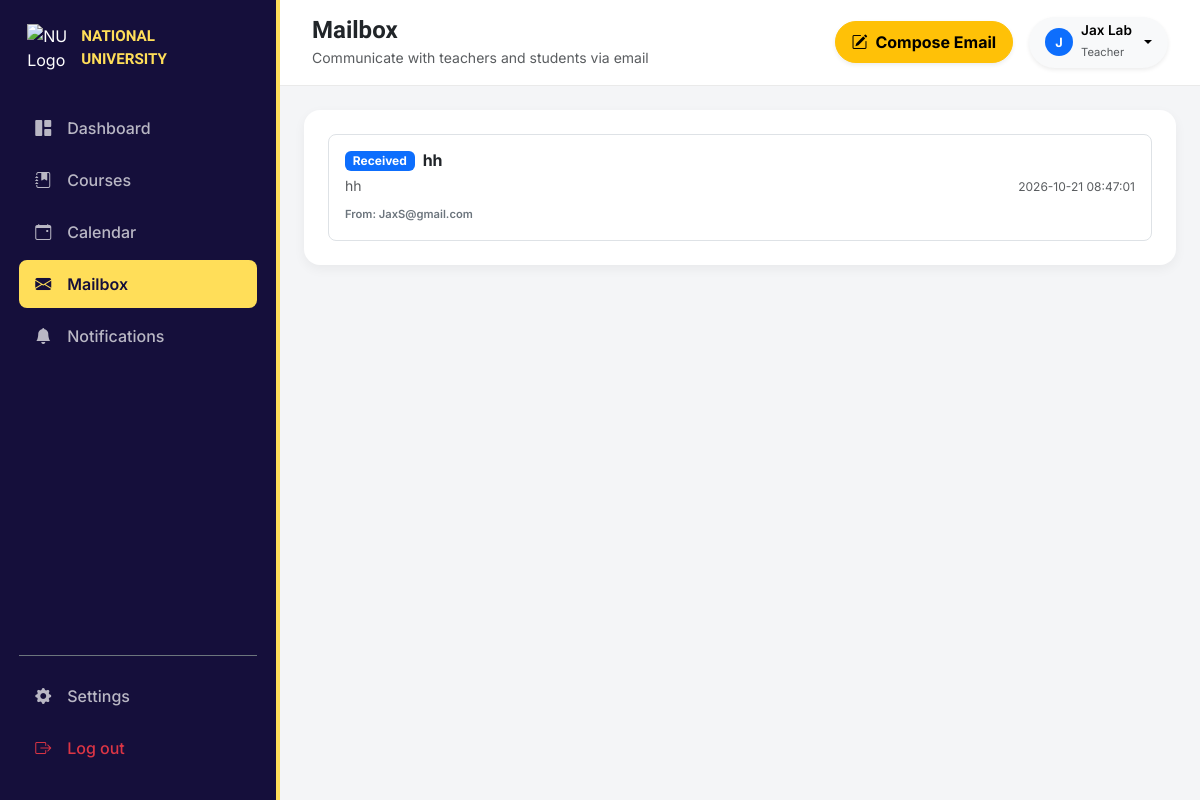
/mailbox (signed in), run on the app's committed database.
### tables this page shows
CREATE TABLE users (
                id INTEGER PRIMARY KEY AUTOINCREMENT,
                firstname TEXT NOT NULL,
                lastname TEXT NOT NULL,
                email TEXT UNIQUE NOT NULL,
                password_hash TEXT NOT NULL,
                salt TEXT NOT NULL,
                role TEXT NOT NULL,
                gender TEXT,
                created_at TIMESTAMP DEFAULT CURRENT_TIMESTAMP
            );

CREATE TABLE messages (
                id INTEGER PRIMARY KEY AUTOINCREMENT,
                sender_id INTEGER REFERENCES users(id) ON DELETE CASCADE,
                recipient_id INTEGER REFERENCES users(id) ON DELETE CASCADE,
                subject TEXT NOT NULL,
                body TEXT NOT NULL,
                sent_at TIMESTAMP DEFAULT CURRENT_TIMESTAMP,
                is_read INTEGER DEFAULT 0
            );

### app.py (the view)
@app.route("/mailbox.html")
@app.route("/mailbox")
def mailbox():
    if "user_id" not in session: return redirect(url_for("login"))
    user_id = session["user_id"]
    with closing(get_connection()) as conn:
        cursor = conn.cursor()
        cursor.execute("SELECT * FROM users WHERE id = ?", (user_id,))
        current_user = cursor.fetchone()
        cursor.execute("""
            SELECT m.*, u.email as sender_email FROM messages m
            JOIN users u ON m.sender_id = u.id
            WHERE m.recipient_id = ? OR m.sender_id = ? ORDER BY m.sent_at DESC
        """, (user_id, user_id))
        messages = cursor.fetchall()
    return render_template("mailbox.html", user=current_user, messages=messages)

### db_models.py (called while the page is built)
def get_connection():
    if DATABASE_URL:
        import psycopg2
        import psycopg2.extras
        conn = psycopg2.connect(DATABASE_URL, cursor_factory=psycopg2.extras.DictCursor)
        return PostgresConnectionWrapper(conn)
    else:
        conn = sqlite3.connect("lms_mock.db")
        conn.row_factory = sqlite3.Row
        return conn

### templates/mailbox.html (shortened to what this page needs)
<!DOCTYPE html>
<html lang="en">
<head>
    <link href="https://cdn.jsdelivr.net/npm/bootstrap@5.3.0/dist/css/bootstrap.min.css" rel="stylesheet">
    <link rel="stylesheet" href="https://cdn.jsdelivr.net/npm/bootstrap-icons@1.11.0/font/bootstrap-icons.css">
</head>
<body>
<div class="app-wrapper">
    <div class="sidebar" id="sidebarElement">
        <div>
            <div class="sidebar-brand">
                <img src="https://dboqplvzu03z6.cloudfront.net/web/production/assets/contact-us-28ccf43265607ced3608c2c88d671ec8dbd210613cbb4042c0de3085f8c554f7.webp" alt="NU Logo">
                <div class="brand-text">NATIONAL<br>UNIVERSITY</div>
            </div>
            <div class="nav flex-column">
                <a href="{{ url_for('dashboard') }}" class="nav-link-custom"><i class="bi bi-grid-1x2-fill"></i> Dashboard</a>
                <a href="{{ url_for('courses') }}" class="nav-link-custom"><i class="bi bi-journal-bookmark-fill"></i> Courses</a>
                <a href="{{ url_for('calendar') }}" class="nav-link-custom"><i class="bi bi-calendar-event"></i> Calendar</a>
                <a href="{{ url_for('mailbox') }}" class="nav-link-custom active"><i class="bi bi-envelope-fill"></i> Mailbox</a>
                <a href="{{ url_for('notifications') }}" class="nav-link-custom"><i class="bi bi-bell-fill"></i> Notifications</a>
            </div>
        </div>
        <div class="nav flex-column border-top border-secondary pt-3">
            <a href="{{ url_for('settings') }}" class="nav-link-custom"><i class="bi bi-gear-fill"></i> Settings</a>
            <a href="{{ url_for('logout') }}" class="nav-link-custom text-danger"><i class="bi bi-box-arrow-right"></i> Log out</a>
        </div>
    </div>
    <div class="main-content">
        <div class="top-navbar">
            <div>
                <h4 class="fw-bold mb-0 text-dark" style="font-family: Gantari;">Mailbox</h4>
                <small class="text-muted">Communicate with teachers and students via email</small>
            </div>
            <div class="d-flex align-items-center gap-3">
                <button class="btn btn-warning fw-bold px-3 py-2 rounded-pill shadow-sm" data-bs-toggle="modal" data-bs-target="#composeModal"><i class="bi bi-pencil-square me-1"></i> Compose Email</button>
                <div class="dropdown">
                    <button class="btn btn-light dropdown-toggle d-flex align-items-center gap-2 rounded-pill px-3 py-1.5 border-0 shadow-sm" type="button" data-bs-toggle="dropdown">
                        <div class="bg-primary text-white rounded-circle d-flex align-items-center justify-content-center fw-bold" style="width: 28px; height: 28px; font-size: 0.8rem;">{{ user.firstname[0] }}</div>
                        <div class="text-start">
                            <span class="d-block fw-semibold" style="font-size: 0.85rem; line-height: 1.1;">{{ user.firstname }} {{ user.lastname }}</span>
                            <span class="text-muted" style="font-size: 0.7rem;">{{ user.role | title }}</span>
                        </div>
                    </button>
                </div>
            </div>
        </div>
        <div class="p-4">
            <div class="card-custom">
                <div class="list-group list-group-flush gap-2">
                    {% for msg in messages %}
                    <div class="email-item d-flex justify-content-between align-items-center p-3 border rounded-3 {% if msg.sender_id == user.id %}bg-light border-0{% endif %}">
                        <div>
                            <div class="d-flex align-items-center gap-2 mb-1">
                                {% if msg.sender_id == user.id %}
                                    <span class="badge bg-secondary">Sent</span>
                                {% else %}
                                    <span class="badge bg-primary">Received</span>
                                {% endif %}
                                <h6 class="fw-bold text-dark mb-0">{{ msg.subject }}</h6>
                            </div>
                            <p class="text-muted small mb-1">{{ msg.body }}</p>
                            <span class="text-secondary fw-semibold" style="font-size: 0.7rem;">
                                {% if msg.sender_id == user.id %}
                                    To Account ID: {{ msg.recipient_id }}
                                {% else %}
                                    From: {{ msg.sender_email }}
                                {% endif %}
                            </span>
                        </div>
                        <span class="text-muted" style="font-size: 0.75rem;">{{ msg.sent_at }}</span>
                    </div>
                    {% else %}
                    <div class="text-center py-5">
                        <i class="bi bi-inbox fs-1 text-muted"></i>
                        <p class="text-muted mt-2">No messages found in your inbox.</p>
                    </div>
                    {% endfor %}
                </div>
            </div>
        </div>
    </div>
</div>
</body>
</html>

### templates/mailbox.html (style rules this page uses)
body { background-color: #f4f5f7; font-family: 'Inter', sans-serif; overflow-x: hidden; }
.app-wrapper { display: flex; height: 100vh; width: 100vw; }
.sidebar { width: 280px; background-color: var(--sidebar-bg, #150f3b); color: white; display: flex; flex-direction: column; justify-content: space-between; padding: 1.5rem 1.2rem; border-right: 4px solid var(--sidebar-border, #ffde59); }
.sidebar-brand { display: flex; align-items: center; gap: 12px; margin-bottom: 2rem; padding-left: 0.5rem; }
.sidebar-brand img { width: 42px; height: 48px; object-fit: contain; }
.brand-text { font-family: 'Gantari', sans-serif; font-weight: 700; font-size: 0.95rem; color: #ffde59; }
.nav-link-custom { display: flex; align-items: center; gap: 1rem; color: rgba(255,255,255,0.7); padding: 0.75rem 1rem; border-radius: 8px; text-decoration: none; font-weight: 500; margin-bottom: 0.25rem; transition: 0.2s; }
.nav-link-custom:hover, .nav-link-custom.active { background-color: #ffde59; color: #150f3b; font-weight: 600; }
.main-content { flex: 1; display: flex; flex-direction: column; overflow-y: auto; }
.top-navbar { background: white; padding: 1rem 2rem; display: flex; justify-content: space-between; align-items: center; border-bottom: 1px solid #eaeaea; }
.card-custom { background: white; border-radius: 16px; border: none; box-shadow: 0 4px 12px rgba(0,0,0,0.05); padding: 1.5rem; }

### data on the page
users: firstname "J", firstname "Jax", lastname "Lab", role "Teacher"
messages: shows "Received", subject "hh", body "hh", sender_email "JaxS@gmail.com", sent_at "2026-10-21 08:47:01"
